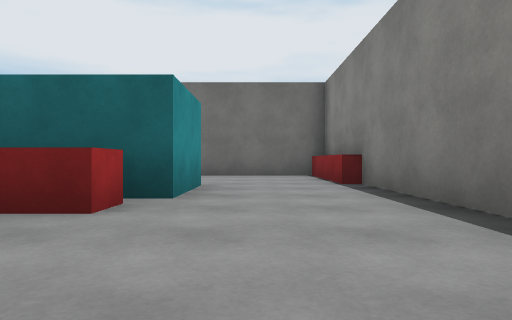
[1] (above)

15 first-person views from a walk through a 3-D level made in the Unity game engine. The camera is 0.68 m above the floor, looks level and sees 75° across. The floor is counted in squares, 2 m on a side. Each view is taken from the middle of a square. On the plan, view 1 faces up. The plan holds only what a view shows up to about 9 squares ahead; the rest is blank. The player is left out. Surface patterns are stand-ins for the level's own textures.

[2]
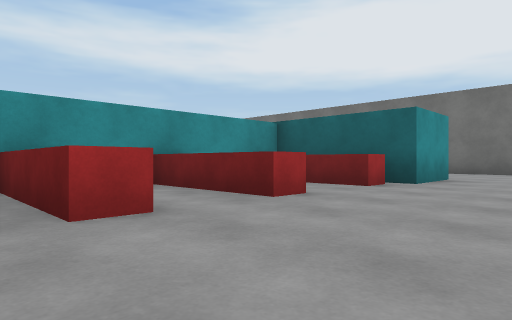

[3]
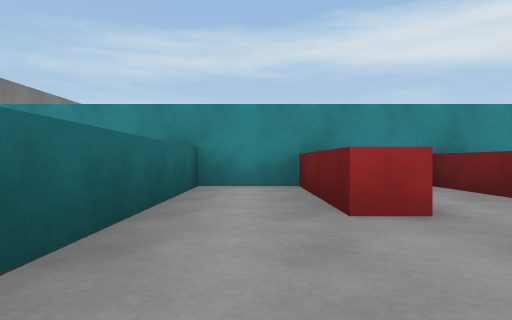

[4]
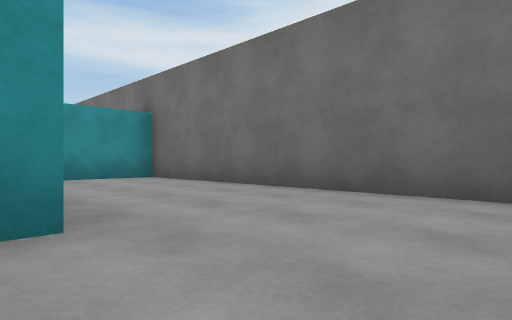

[5]
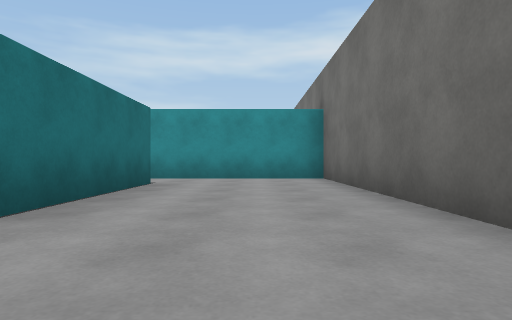

[6]
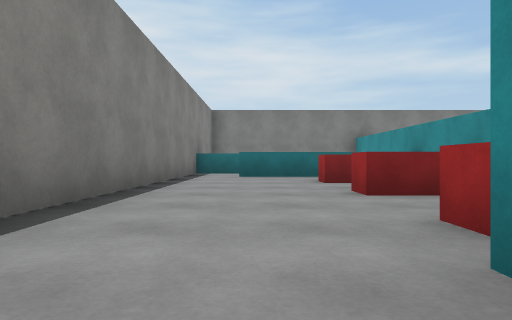

[7]
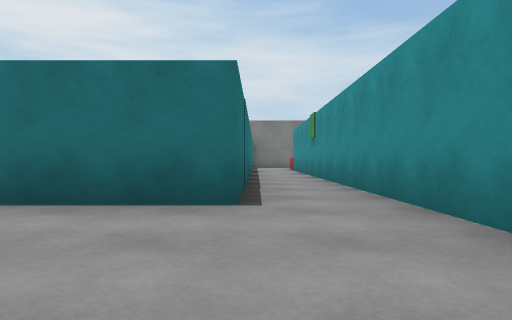

[8]
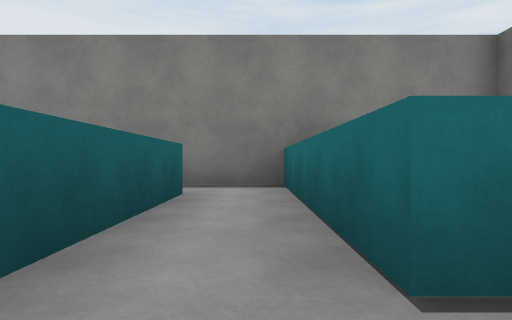

[9]
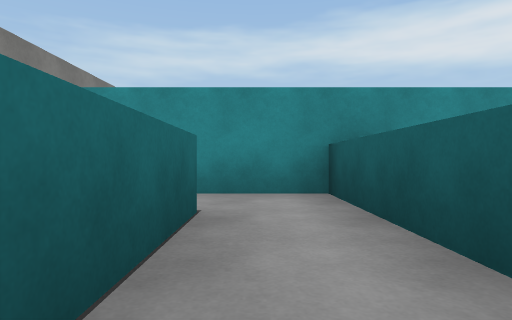

[10]
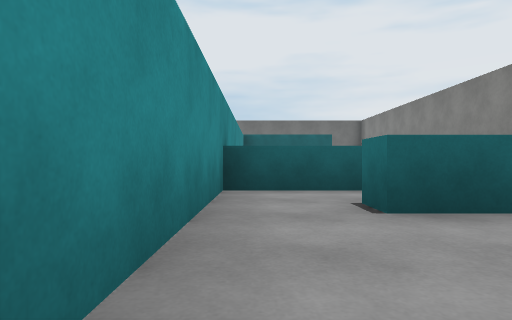

[11]
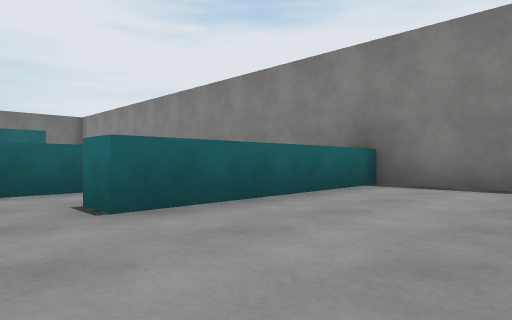

[12]
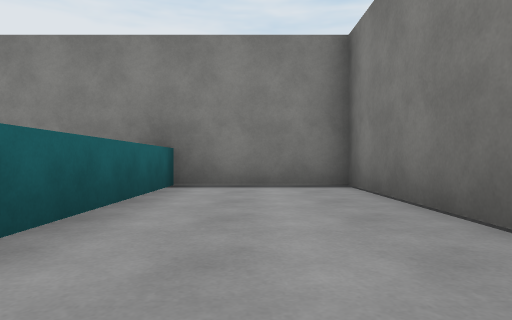

[13]
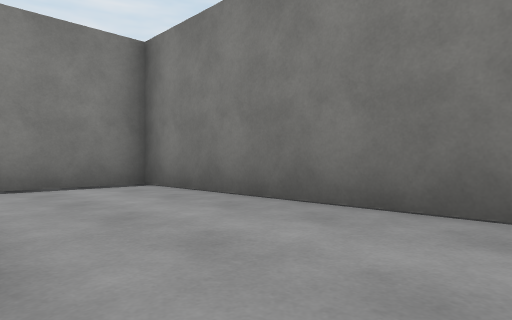

[14]
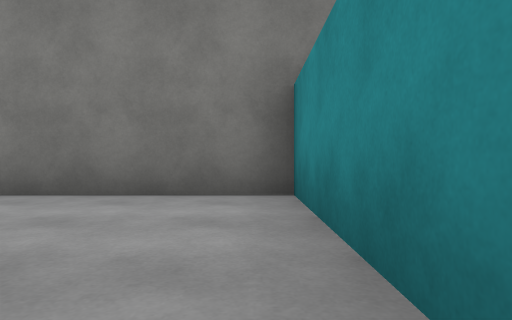

[15]
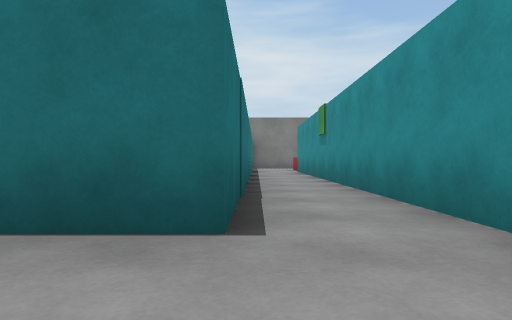

### Floor plan
Key: @ floor where view 1 was taken; # wall or solid block; . floor; ^ raised ledge.
Columns run from 6 left of view 1 to 2 right of it. Each row starts with its distance up from view 1.
  8 #########
  7 #.......#
  6 #.......#
  5 #.......#
  4 #..###..#
  3 #..###..#
  2 #.#^^...#
  1 #.#.....#
  0 #.#^^.@.#
 -1 #.#^^^..#
 -2 #.#.....#
 -3 #.#####.#
 -4   #.....#
 -5   #.#####
 -6   #.....#
 -7   #.....#
 -8   #######

Positions as (right, up) in squares from view 1, and headings:
1: (0, 0), facing up
2: (1, -2), facing up-left
3: (1, -2), facing left
4: (1, 4), facing up-left
5: (1, 6), facing left
6: (0, 4), facing down
7: (-4, 7), facing down
8: (-3, -4), facing right
9: (0, -4), facing left
10: (-3, -7), facing up
11: (-3, -7), facing up-right
12: (-3, -6), facing right
13: (-3, -5), facing down-right
14: (-3, -4), facing down
15: (-4, 6), facing down
